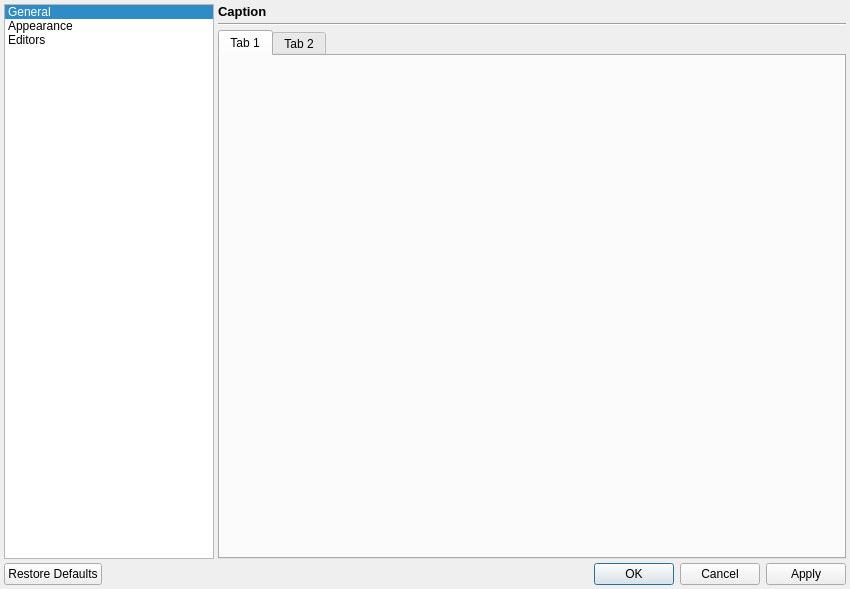
<?xml version="1.0" encoding="UTF-8"?>
<ui version="4.0">
 <class>PreferencesDialog</class>
 <widget class="QDialog" name="PreferencesDialog">
  <property name="geometry">
   <rect>
    <x>0</x>
    <y>0</y>
    <width>850</width>
    <height>589</height>
   </rect>
  </property>
  <property name="windowTitle">
   <string>Preferences</string>
  </property>
  <property name="windowIcon">
   <iconset resource="../images.qrc">
    <normaloff>:/actions/preferences.png</normaloff>:/actions/preferences.png</iconset>
  </property>
  <layout class="QVBoxLayout" name="verticalLayout">
   <property name="spacing">
    <number>4</number>
   </property>
   <property name="leftMargin">
    <number>4</number>
   </property>
   <property name="topMargin">
    <number>4</number>
   </property>
   <property name="rightMargin">
    <number>4</number>
   </property>
   <property name="bottomMargin">
    <number>4</number>
   </property>
   <item>
    <layout class="QHBoxLayout" name="horizontalLayout" stretch="1,3">
     <property name="spacing">
      <number>4</number>
     </property>
     <item>
      <widget class="QListWidget" name="listWidget">
       <property name="sizePolicy">
        <sizepolicy hsizetype="Preferred" vsizetype="Expanding">
         <horstretch>0</horstretch>
         <verstretch>0</verstretch>
        </sizepolicy>
       </property>
       <property name="alternatingRowColors">
        <bool>false</bool>
       </property>
       <property name="isWrapping" stdset="0">
        <bool>false</bool>
       </property>
       <property name="resizeMode">
        <enum>QListView::Fixed</enum>
       </property>
       <property name="layoutMode">
        <enum>QListView::SinglePass</enum>
       </property>
       <property name="viewMode">
        <enum>QListView::ListMode</enum>
       </property>
       <property name="uniformItemSizes">
        <bool>false</bool>
       </property>
       <property name="selectionRectVisible">
        <bool>false</bool>
       </property>
       <property name="currentRow">
        <number>0</number>
       </property>
       <item>
        <property name="text">
         <string>General</string>
        </property>
       </item>
       <item>
        <property name="text">
         <string>Appearance</string>
        </property>
       </item>
       <item>
        <property name="text">
         <string>Editors</string>
        </property>
       </item>
      </widget>
     </item>
     <item>
      <layout class="QVBoxLayout" name="verticalLayout_4">
       <property name="spacing">
        <number>4</number>
       </property>
       <item>
        <widget class="QLabel" name="captionLabel">
         <property name="font">
          <font>
           <pointsize>10</pointsize>
           <weight>75</weight>
           <italic>false</italic>
           <bold>true</bold>
           <underline>false</underline>
           <kerning>true</kerning>
          </font>
         </property>
         <property name="text">
          <string>Caption</string>
         </property>
        </widget>
       </item>
       <item>
        <widget class="Line" name="line">
         <property name="orientation">
          <enum>Qt::Horizontal</enum>
         </property>
        </widget>
       </item>
       <item>
        <widget class="QStackedWidget" name="stackedWidget">
         <property name="sizePolicy">
          <sizepolicy hsizetype="Preferred" vsizetype="Preferred">
           <horstretch>0</horstretch>
           <verstretch>0</verstretch>
          </sizepolicy>
         </property>
         <property name="frameShape">
          <enum>QFrame::NoFrame</enum>
         </property>
         <property name="currentIndex">
          <number>0</number>
         </property>
         <widget class="QWidget" name="generalPage">
          <layout class="QVBoxLayout" name="verticalLayout_3">
           <property name="spacing">
            <number>4</number>
           </property>
           <property name="leftMargin">
            <number>0</number>
           </property>
           <property name="topMargin">
            <number>0</number>
           </property>
           <property name="rightMargin">
            <number>0</number>
           </property>
           <property name="bottomMargin">
            <number>0</number>
           </property>
           <item>
            <widget class="QTabWidget" name="tabWidget">
             <property name="autoFillBackground">
              <bool>false</bool>
             </property>
             <property name="usesScrollButtons">
              <bool>true</bool>
             </property>
             <widget class="QWidget" name="tab">
              <attribute name="title">
               <string>Tab 1</string>
              </attribute>
             </widget>
             <widget class="QWidget" name="tab_2">
              <attribute name="title">
               <string>Tab 2</string>
              </attribute>
             </widget>
            </widget>
           </item>
          </layout>
         </widget>
         <widget class="QWidget" name="appearancePage">
          <layout class="QFormLayout" name="formLayout">
           <property name="horizontalSpacing">
            <number>4</number>
           </property>
           <property name="verticalSpacing">
            <number>4</number>
           </property>
           <property name="leftMargin">
            <number>0</number>
           </property>
           <property name="topMargin">
            <number>0</number>
           </property>
           <property name="rightMargin">
            <number>0</number>
           </property>
           <property name="bottomMargin">
            <number>0</number>
           </property>
           <item row="0" column="0">
            <widget class="QLabel" name="styleLabel">
             <property name="font">
              <font>
               <pointsize>8</pointsize>
               <weight>50</weight>
               <bold>false</bold>
              </font>
             </property>
             <property name="text">
              <string>Style</string>
             </property>
             <property name="textFormat">
              <enum>Qt::AutoText</enum>
             </property>
             <property name="scaledContents">
              <bool>false</bool>
             </property>
             <property name="buddy">
              <cstring></cstring>
             </property>
            </widget>
           </item>
           <item row="0" column="1">
            <widget class="QComboBox" name="styleCombo">
             <property name="sizePolicy">
              <sizepolicy hsizetype="Fixed" vsizetype="Fixed">
               <horstretch>0</horstretch>
               <verstretch>0</verstretch>
              </sizepolicy>
             </property>
             <property name="font">
              <font>
               <pointsize>8</pointsize>
               <weight>50</weight>
               <bold>false</bold>
              </font>
             </property>
            </widget>
           </item>
          </layout>
         </widget>
        </widget>
       </item>
      </layout>
     </item>
    </layout>
   </item>
   <item>
    <widget class="QDialogButtonBox" name="buttonBox">
     <property name="orientation">
      <enum>Qt::Horizontal</enum>
     </property>
     <property name="standardButtons">
      <set>QDialogButtonBox::Apply|QDialogButtonBox::Cancel|QDialogButtonBox::Ok|QDialogButtonBox::RestoreDefaults</set>
     </property>
    </widget>
   </item>
  </layout>
 </widget>
 <resources>
  <include location="../images.qrc"/>
 </resources>
 <connections>
  <connection>
   <sender>buttonBox</sender>
   <signal>accepted()</signal>
   <receiver>PreferencesDialog</receiver>
   <slot>accept()</slot>
   <hints>
    <hint type="sourcelabel">
     <x>248</x>
     <y>254</y>
    </hint>
    <hint type="destinationlabel">
     <x>157</x>
     <y>274</y>
    </hint>
   </hints>
  </connection>
  <connection>
   <sender>buttonBox</sender>
   <signal>rejected()</signal>
   <receiver>PreferencesDialog</receiver>
   <slot>reject()</slot>
   <hints>
    <hint type="sourcelabel">
     <x>316</x>
     <y>260</y>
    </hint>
    <hint type="destinationlabel">
     <x>286</x>
     <y>274</y>
    </hint>
   </hints>
  </connection>
  <connection>
   <sender>listWidget</sender>
   <signal>currentRowChanged(int)</signal>
   <receiver>stackedWidget</receiver>
   <slot>setCurrentIndex(int)</slot>
   <hints>
    <hint type="sourcelabel">
     <x>132</x>
     <y>280</y>
    </hint>
    <hint type="destinationlabel">
     <x>73</x>
     <y>53</y>
    </hint>
   </hints>
  </connection>
  <connection>
   <sender>listWidget</sender>
   <signal>currentTextChanged(QString)</signal>
   <receiver>captionLabel</receiver>
   <slot>setText(QString)</slot>
   <hints>
    <hint type="sourcelabel">
     <x>109</x>
     <y>275</y>
    </hint>
    <hint type="destinationlabel">
     <x>531</x>
     <y>17</y>
    </hint>
   </hints>
  </connection>
 </connections>
</ui>
